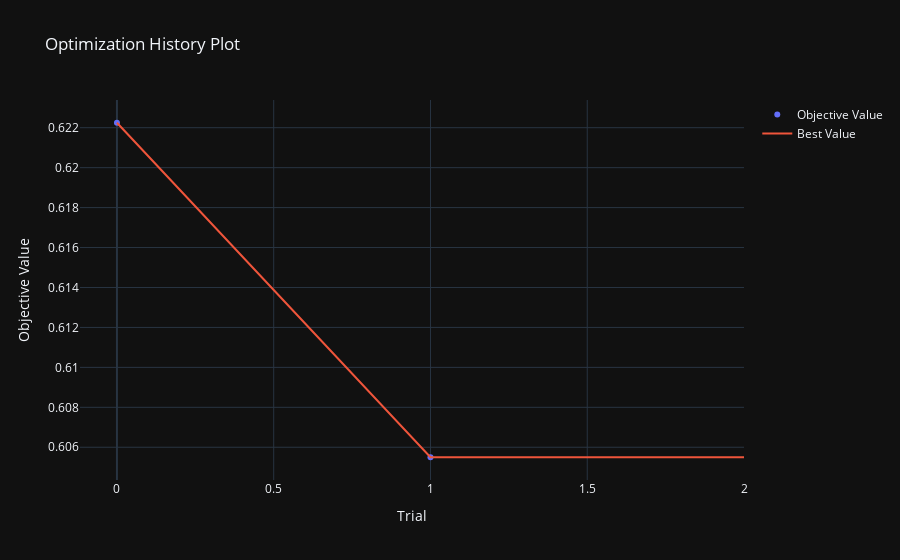

Here is the notebook cell this chart was saved with:
### Code cell
fig = plot_optimization_history(study_rf)
fig.show()

### Figure 1 — Plotly figure (JSON) as saved in the notebook; plotly's stock layout.template omitted (floating-point values rounded to 4 significant figures)
{"data": [{"mode": "markers", "name": "Objective Value", "type": "scatter", "x": [0, 1], "y": [0.6222, 0.6055]}, {"mode": "lines", "name": "Best Value", "type": "scatter", "x": [0, 1, 2], "y": [0.6222, 0.6055, 0.6055]}, {"marker": {"color": "#cccccc"}, "mode": "markers", "name": "Infeasible Trial", "showlegend": false, "type": "scatter", "x": [], "y": []}], "layout": {"title": {"text": "Optimization History Plot"}, "xaxis": {"title": {"text": "Trial"}}, "yaxis": {"title": {"text": "Objective Value"}}}}
